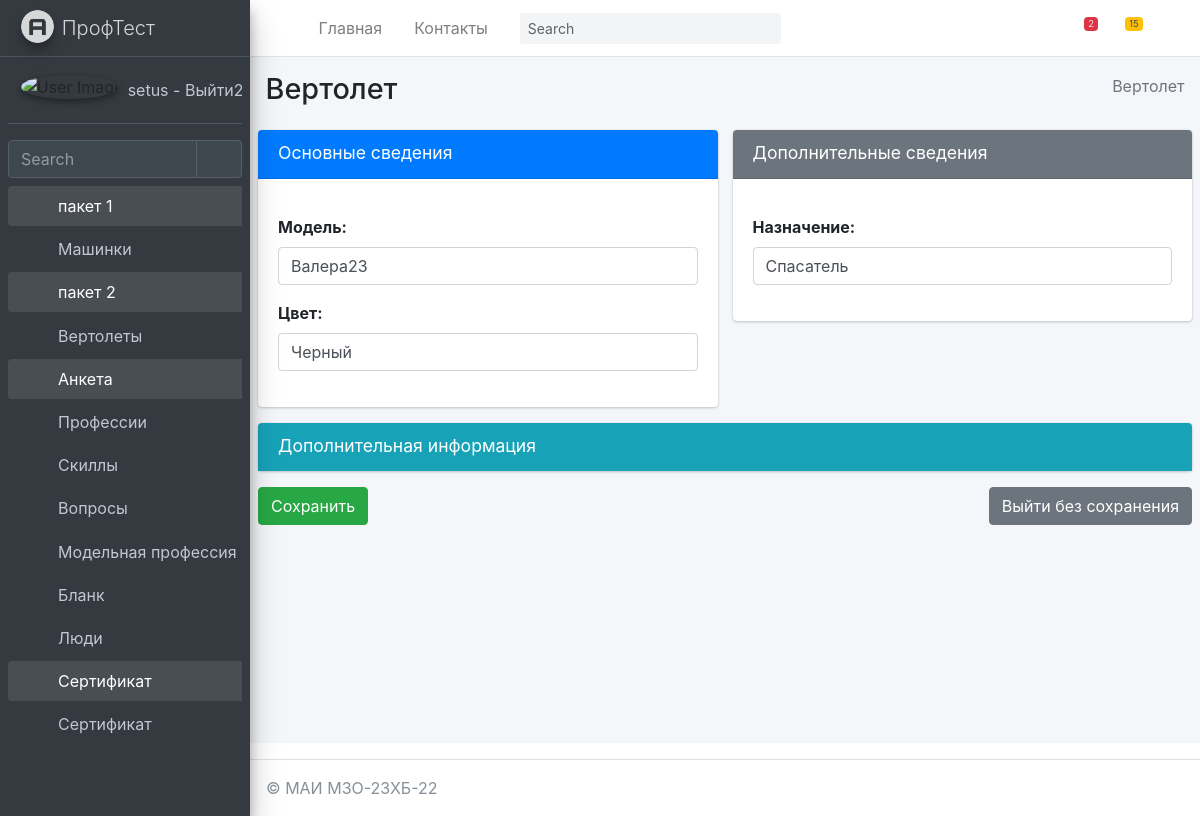
The app's page /helicopter/myhelicopter/update/1/ (signed in) with its own data.
### mysite/helicopter/models.py (models this page shows, shortened)
class Forlog(models.Model):
    created_at = models.DateTimeField(auto_now_add=True,  verbose_name='Создано')
    updated_at = models.DateTimeField(auto_now=True, verbose_name='Обновлено')
    edesc = models.TextField(blank=True, null=True, verbose_name='Комментарий')
    erem = models.BooleanField(default=False, verbose_name='Удалить?')
    class Meta:
        abstract = True

class MyHelicopter(Forlog):
    name = models.CharField(max_length=255, blank=False, null= False, default="Валера23", verbose_name="Модель")
    color = models.CharField(max_length=255, blank=False, null = False, default="Черный", verbose_name="Цвет")
    nazn = models.CharField(max_length=255, blank=False, null = False, default="Спасатель", verbose_name="Назначение")
    class Meta:
        verbose_name = 'Вертолет'
        verbose_name_plural = 'Вертолеты'
        ordering = ['id']

### mysite/helicopter/views.py (the view)
# urls.py: path('myhelicopter/update/<int:pk>/', MyHelicopterUpdate.as_view(), name='MyHelicopterUpdate'),
@method_decorator(login_required(login_url='/login/'), name='dispatch')
class MyHelicopterUpdate(UpdateView):
	model = MyHelicopter
	template_name_suffix = '_update_form'
	fields = '__all__'
	success_url = '/helicopter/myhelicopter/'
	def get_context_data(self, *, object_list=None, **kwargs):
		context = super(MyHelicopterUpdate,self).get_context_data(**kwargs)
		context['sometry'] = self.model._meta.verbose_name
		context['slovar'] = {'name','color'}
		context['secslovar'] = {'nazn'}
		context['hidenslovar'] = {'id'}
		context['dopslovar'] = {'created_at','erem','edesc','updated_at'}
		context['model'] = self.model
		return context

### mysite/helicopter/templatetags/helicopter_tags.py (called while the page is built)
@register.filter(name='addclassrow')
def addclassrow(field, class_attr):
    rowcol = '3'
    return field.as_widget(attrs={'class': class_attr, 'rows': rowcol })

@register.simple_tag
def my_save():
    return "Сохранить"

@register.simple_tag
def my_notsave():
    return "Выйти без сохранения"

### mysite/helicopter/templates/helicopter/myhelicopter_update_form.html (shortened to what this page needs)
{% extends 'helicopter/base.html' %}
{% load helicopter_tags %}
{% block content %}
    <div class="content-wrapper">
        {% block sidebar %}
            {% include 'helicopter/includes/_breadcrumb.html' %}
        {% endblock %}
        <section class="content">
            <form method="post" enctype="multipart/form-data">
                <div class="row">
                    <div class="col-md-6">
                        <div class="card card-primary">
                            <div class="card-header">
                                <h3 class="card-title">Основные сведения</h3>
                                <div class="card-tools">
                                    <button type="button" class="btn btn-tool" data-card-widget="collapse"
                                            title="Collapse">
                                        <i class="fas fa-minus"></i>
                                    </button>
                                </div>
                            </div>
                            <div class="card-body">
                                {% for field in form %}
                                    <div class="form-group">
                                        {% if field.name in slovar %}
                                            {{ field.label_tag }}
                                            {{ field | addclassrow:"form-control " }}
                                        {% endif %}
                                    </div>
                                {% endfor %}
                            </div>
                        </div>
                    </div>
                    <div class="col-md-6">
                        <div class="card card-secondary">
                            <div class="card-header">
                                <h3 class="card-title">Дополнительные сведения</h3>
                                <div class="card-tools">
                                    <button type="button" class="btn btn-tool" data-card-widget="collapse"
                                            title="Collapse">
                                        <i class="fas fa-minus"></i>
                                    </button>
                                </div>
                            </div>
                            <div class="card-body">
                                {% for field in form %}
                                    <div class="form-group">
                                        {% if field.name in secslovar %}
                                            {{ field.label_tag }}
                                            {{ field | addclassrow:"form-control " }}
                                        {% endif %}
                                    </div>
                                {% endfor %}
                            </div>
                        </div>
                    </div>
                </div>
                <div class="row">
                    <div class="col-12">
                        <div class="card card-info collapsed-card">
                            <div class="card-header">
                                <h3 class="card-title">Дополнительная информация</h3>
                                <div class="card-tools">
                                    <button type="button" class="btn btn-tool" data-card-widget="collapse"
                                            title="Collapse">
                                        <i class="fas fa-plus"></i>
                                    </button>
                                </div>
                            </div>
                        </div>
                    </div>
                </div>
                <div class="row">
                    <div class="col-12">
                        <a href="{% url 'helicopter:MyHelicopter' %}" class="btn btn-secondary float-right">
                            {% my_notsave %}</a>
                        <input type="submit" value="{% my_save %}" class="btn btn-success ">
                    </div>
                </div>
            </form>
        </section>
    </div>
{% endblock content %}

### mysite/templates/includes/full_sidebar.html
<aside class="main-sidebar sidebar-dark-primary elevation-4">
    <a href="/" class="brand-link">
        <img src="{{ ASSETS_ROOT }}/img/AdminLTELogo.png" alt="AdminLTE Logo" class="brand-image img-circle elevation-3"
             style="opacity: .8">
        <span class="brand-text font-weight-light">ПрофТест</span>
    </a>
    <div class="sidebar">
        <div class="user-panel mt-3 pb-3 mb-3 d-flex">
            <div class="image">
                <img src="{{ ASSETS_ROOT }}/img/user2-160x160.jpg" class="img-circle elevation-2" alt="User Image">
            </div>
            <div class="info">
                <a href="{% url 'logout' %}" class="d-block">
                    {{ request.user.username }} - Выйти2
                </a>
            </div>
        </div>
        <div class="form-inline">
            <div class="input-group" data-widget="sidebar-search">
                <input class="form-control form-control-sidebar" type="search" placeholder="Search" aria-label="Search">
                <div class="input-group-append">
                    <button class="btn btn-sidebar">
                        <i class="fas fa-search fa-fw"></i>
                    </button>
                </div>
            </div>
        </div>
        <nav class="mt-2">
            <ul class="nav nav-pills nav-sidebar flex-column" data-widget="treeview" role="menu" data-accordion="false">
                {% for item1 in SIDEBAR %}
                    <li class="nav-item {% if 'children' in item1 %} has-treeview menu-is-opening menu-open {% endif %}">
                    <a href="{% if 'children' in item1 %}#{% else %}{{ item1.url }}{% endif %}" class="nav-link">
                        <i class="nav-icon fas fa-circle {{ item1.color }}"></i>
                        <p>
                            {{ item1.name }}
                            {% if 'children' in item1 %}<i class="right fas fa-angle-left"></i>{% endif %}
                        </p>
                    </a>
                    <ul class="nav nav-treeview">
                    {% if 'children' in item1 %}
                        {% for item2 in item1.children %}
                            <li class="nav-item">
                                <a href="{{ item2.url }}" class="nav-link">
                                    <i class="far fa-circle nav-icon"></i>
                                    <p>{{ item2.name }}</p>
                                </a>
                            </li>
                        {% endfor %}
                    {% endif %}
                    </ul>
                    </li>
                {% endfor %}
            </ul>
        </nav>
    </div>
</aside>

### records on screen
MyHelicopter: name "Валера23" "Черный", nazn "Спасатель"

### other values on screen
{{ request.user.username }} "setus"
{{ item1.name }} "пакет 1" "пакет 2" "Анкета" "Сертификат"
{{ item2.name }} "Машинки" "Вертолеты" "Профессии" "Скиллы" "Вопросы" "Модельная профессия" "Бланк" "Люди" "Сертификат"
{{ sometry }} "Вертолет"
{{ field.label_tag }} "Модель:" "Цвет:"
{{ field.label_tag }} "Назначение:"
